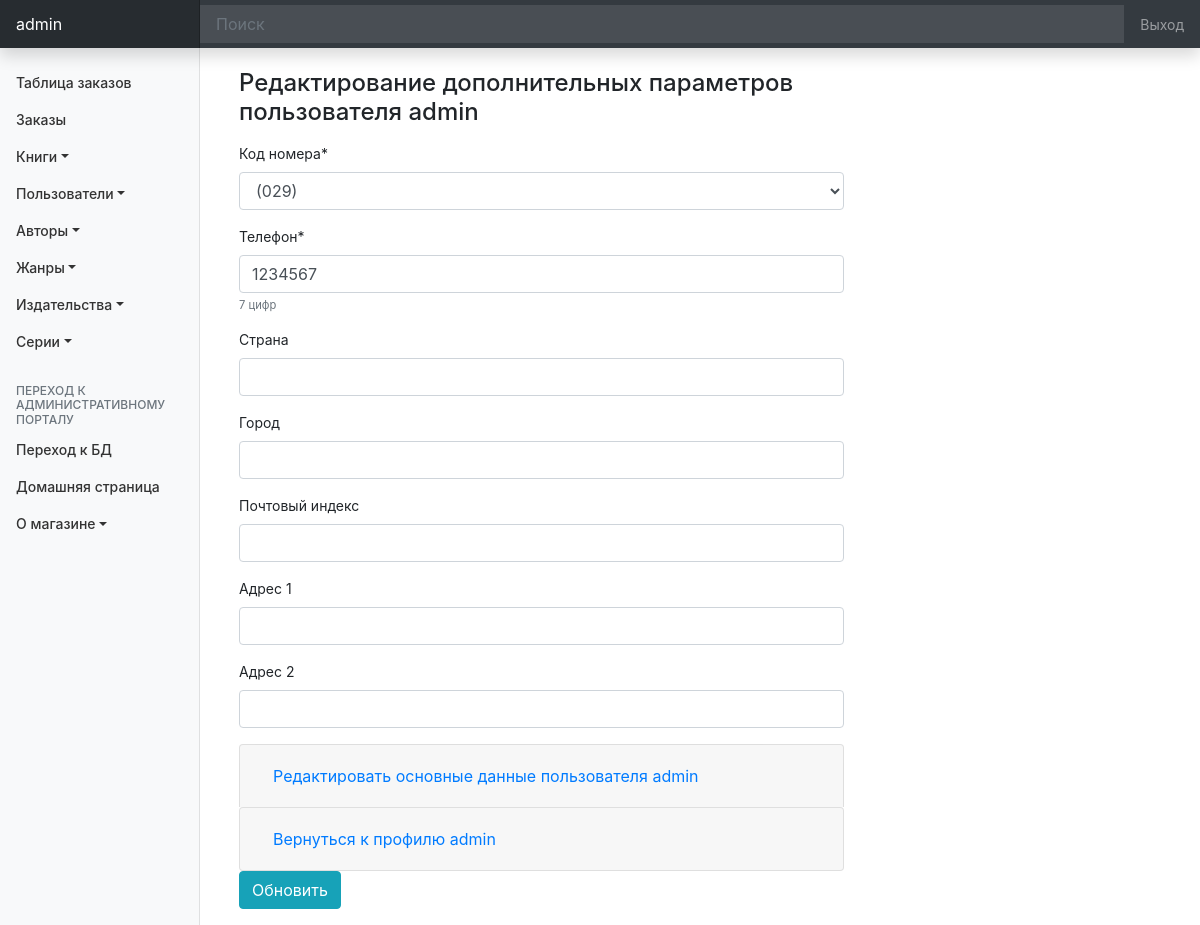
The app's page /customer/update/1 (signed in) with its own data.
### customers/models.py (models this page shows)
class Customer(models.Model):
    user = models.OneToOneField(
        User,
        on_delete=models.PROTECT,
    )
    code_phone = models.SmallIntegerField(
        verbose_name='Код номера',
        choices=((8029, '(029)'),(8033, '(033)'),(8044, '(044)'),(8017, '(017)')),
    )
    phone = models.PositiveIntegerField(
        verbose_name='Телефон',
        help_text='7 цифр',
    )
    country = models.CharField(
        verbose_name='Страна',
        max_length= 100,
        null=True,
        blank=True,
    )
    city = models.CharField(
        verbose_name='Город',
        max_length= 100,
        null=True,
        blank=True,
    )
    index = models.PositiveSmallIntegerField(
        verbose_name='Почтовый индекс',
        null=True,
        blank=True,
    )
    address_1 = models.CharField(
        verbose_name='Адрес 1',
        max_length= 200,
        null=True,
        blank=True,
    )
    address_2 = models.CharField(
        verbose_name='Адрес 2',
        max_length= 200,
        null=True,
        blank=True,
    )
    group = models.OneToOneField(
        Group,
        verbose_name='Группа',
        on_delete=models.PROTECT,
        null=True,
        blank=True,
    )
    class Meta:
        ordering = ['user']
        verbose_name = 'Пользователь'
        verbose_name_plural = 'Пользователи'
    def __str__(self):
        return f'{self.user}'

### customers/views.py (the view, shortened to what this page needs)
# urls.py: path('update/<int:pk>', UpdateCustomer.as_view(), name='update'),
class UpdateCustomer(LoginRequiredMixin, UpdateView):
    model = Customer
    fields = ('code_phone',
              'phone',
              'country',
              'city',
              'index',
              'address_1',
              'address_2',
    )
    template_name = 'customer/update_customer.html'

### customers/templates/customer/update_customer.html (shortened to what this page needs)
{% extends 'base_admin.html' %}
{% load crispy_forms_tags %}
{% block body %}
    {% if user.is_staff or user.is_superuser %}
        {% include "top_menu_admin.html" %}
    {% else %}
        {% include "top_menu_main_book.html" %}
    {% endif %}
    <div class="col-md-8 order-md-1">
        <br>
        <h4 class="mb-3">Редактирование дополнительных параметров пользователя {{ object }}</h4>
        <form class="needs-validation" novalidate action="" method="POST">
            <div class="mb-3">
                {{ form|crispy }}
                <div class="b-description__sub">
            <tr class="b-description__more">
                <td colspan="2">
                    <div class="accordion" id="accordionExample">
                        <div class="card">
                            <div class="card-header" id="headingOne">
                                <h2 class="mb-0">
                                {% if user.is_staff or user.is_superuser %}
                                    <a href="{% url 'customer:updatemainadmin' object.pk %}"><button class="btn btn-link btn-block text-left" type="button" data-toggle="collapse" data-target="#collapseOne" aria-expanded="true" aria-controls="collapseOne">
                                        Редактировать основные данные пользователя {{ object }}
                                    </button></a>
                                {% else %}
                                    <a href="{% url 'customer:updatemainuser' object.pk %}"><button class="btn btn-link btn-block text-left" type="button" data-toggle="collapse" data-target="#collapseOne" aria-expanded="true" aria-controls="collapseOne">
                                        Редактировать основные данные пользователя {{ object }}
                                    </button></a>
                                {% endif %}
                                </h2>
                            </div>
                    </div>
                </td>
            </tr>
            <tr class="b-description__more">
                <td colspan="2">
                    <div class="accordion" id="accordionExample">
                        <div class="card">
                            <div class="card-header" id="headingOne">
                                <h2 class="mb-0">
                                    <a href="{% url 'customer:detail' object.pk %}"><button class="btn btn-link btn-block text-left" type="button" data-toggle="collapse" data-target="#collapseOne" aria-expanded="true" aria-controls="collapseOne">
                                        Вернуться к профилю {{ object }}
                                    </button></a>
                                </h2>
                            </div>
                    </div>
                </td>
            </tr>
        </div>
            </div>
            <input type="submit" value="Обновить" class="btn btn-info">
        </form>
        <br>
    </div>
{% endblock body %}

### templates/base_admin.html (shortened to what this page needs)
{% load static %}
<!doctype html>
<html lang="en">
    <head>
        <link rel="stylesheet" href="https://stackpath.bootstrapcdn.com/bootstrap/4.5.0/css/bootstrap.min.css">
        <link href="{% static 'css/dashboard.css' %}" rel="stylesheet">
    </head>
    <body>
        <nav class="navbar navbar-dark sticky-top bg-dark flex-md-nowrap p-0 shadow">
            {% if user.get_full_name %}
                <a class="navbar-brand col-md-3 col-lg-2 mr-0 px-3" href="{% url 'customer:detail' user.pk %}">{{ user.get_full_name }}</a>
            {% else %}
                <a class="navbar-brand col-md-3 col-lg-2 mr-0 px-3" href="{% url 'customer:detail' user.pk %}">{{ user.get_username }}</a>
            {% endif %}
            <input class="form-control form-control-dark w-100" type="text" placeholder="Поиск" aria-label="Поиск">
            <ul class="navbar-nav px-3">
                <li class="nav-item text-nowrap">
                    <a class="nav-link" href="{% url 'log_out' %}">Выход</a>
                </li>
            </ul>
        </nav>
        <main role="main" class="col-md-9 ml-sm-auto col-lg-10 px-md-4">
                {% block body %}
                {% endblock body %}
        </main>
    </body>
</html>

### static/css/dashboard.css (style rules this page uses)
body { font-size: .875rem; }
.navbar-brand { padding-top: .75rem; padding-bottom: .75rem; font-size: 1rem; background-color: rgba(0, 0, 0, .25); box-shadow: inset -1px 0 0 rgba(0, 0, 0, .25); }
.navbar .form-control { padding: .75rem 1rem; border-width: 0; border-radius: 0; }
.form-control-dark { color: #fff; background-color: rgba(255, 255, 255, .1); border-color: rgba(255, 255, 255, .1); }

### records on screen
Customer: user.username "admin", code_phone "(029)", phone "1234567"

### other values on screen
{{ user.get_username }} "admin"
